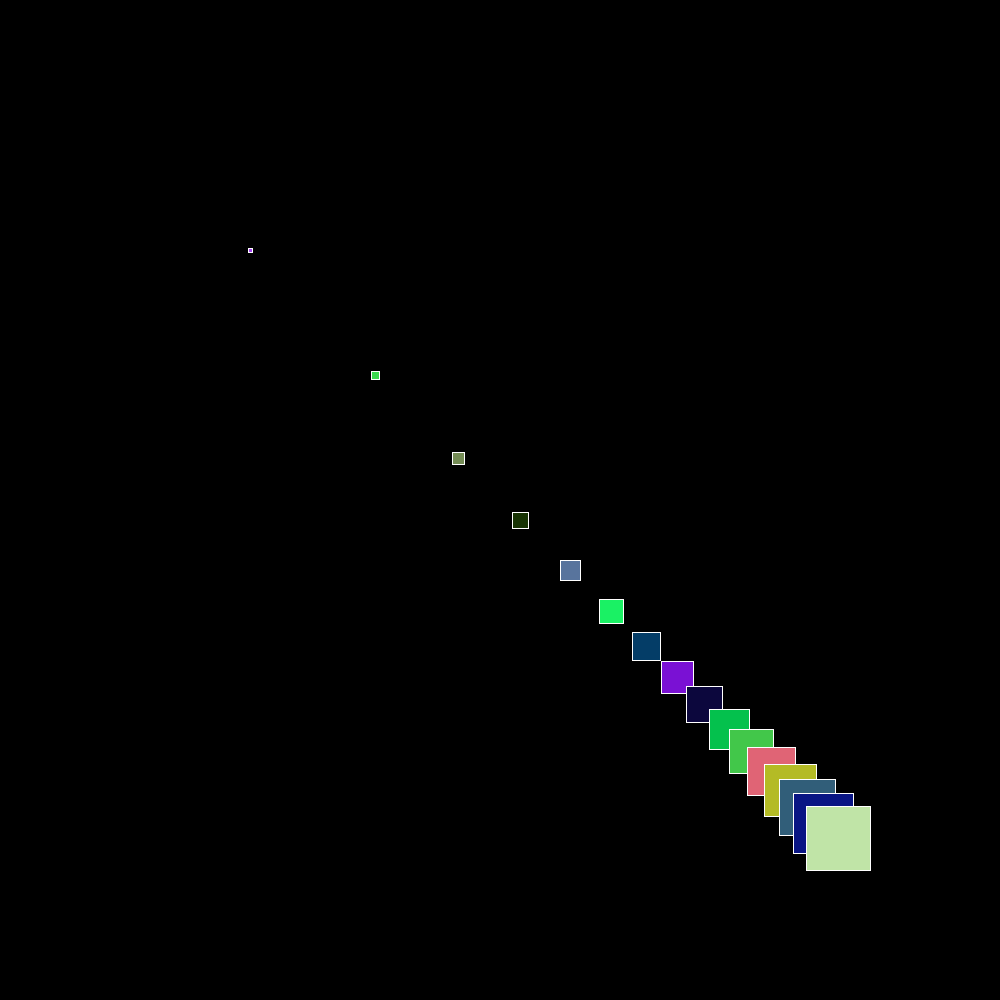
Frame 1 (no input)
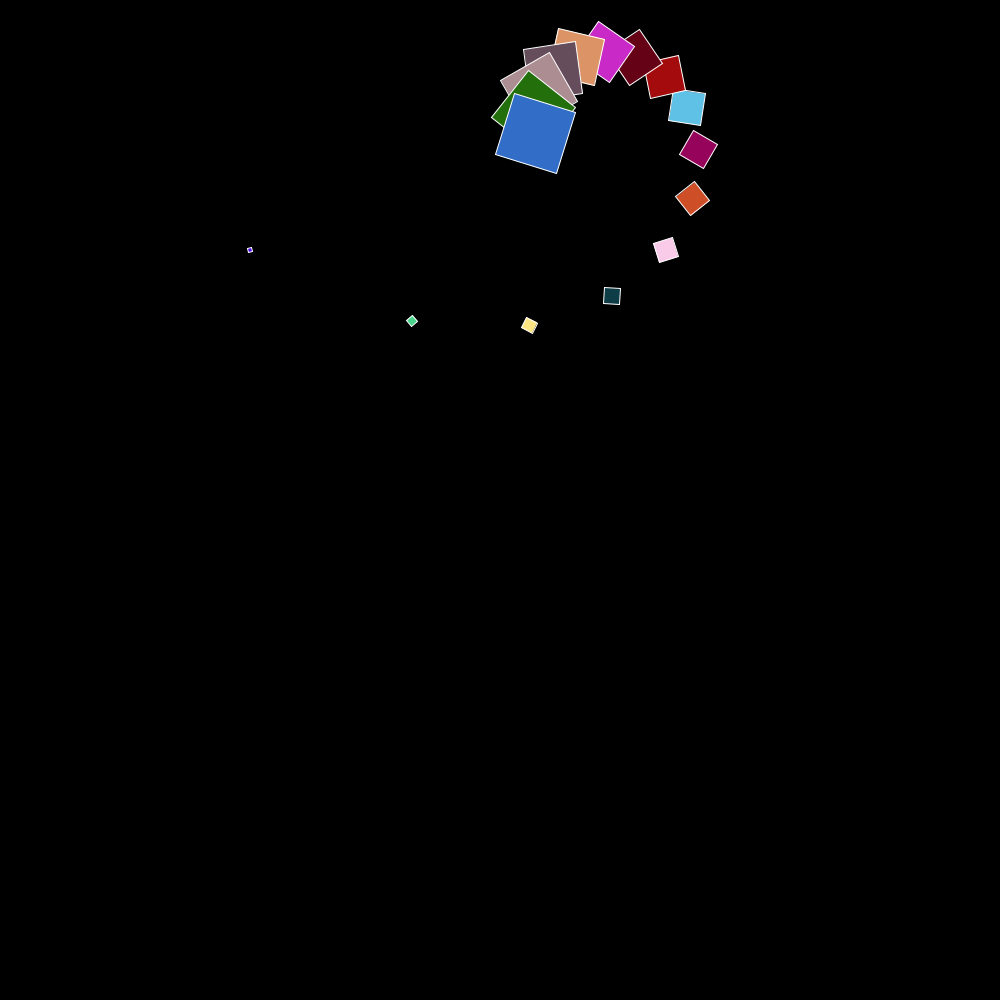
Frame 60 (the mouse pressed at the canvas centre just before this capture)
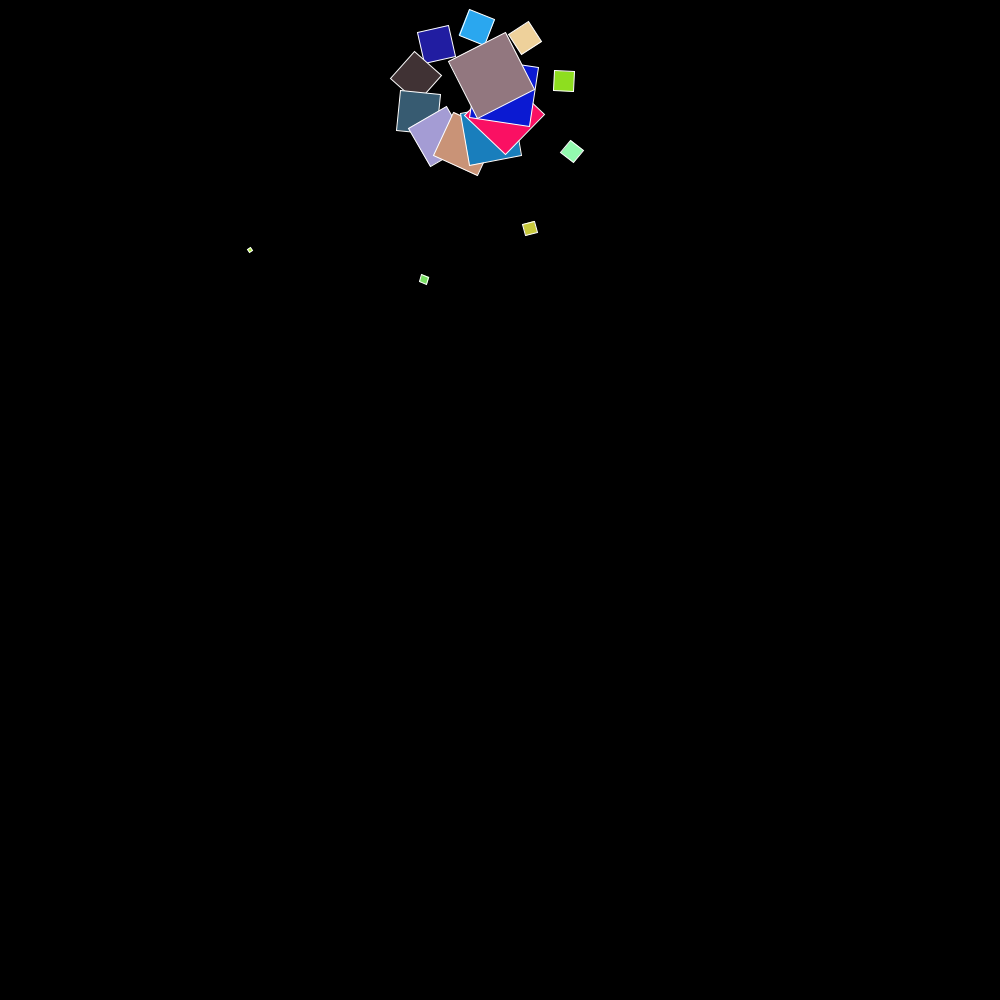
Frame 120 (the mouse held since frame 60 and released just before this capture)

The Processing sketch that drew these frames (run headless with seeded random() and noise(); from frame 60 on, the mouse is pressed at the canvas centre):

// Processing sketch: RecursiveArm
// ── RecursiveArm.pde
float theta = 0.0; // angulo
int fact = 4; //factor, prueba a cambiarlo.

void setup() {
  frameRate(15);
  size(1000,1000);
}
void draw() {
  background(0);
  stroke(255);
  rectMode(CENTER);
  displayRecursiveArm(fact, theta); 
  theta+=0.1;
 
  
}

void displayRecursiveArm(int factor, float theta){
  translate((width)/factor,(height)/factor);
  rotate (sin(theta));
  fill(random(255),random(255),random(255));
  rect(0,0,factor,factor);
  if (factor < 64) {
    displayRecursiveArm(factor+4, theta);     
  }  
}
